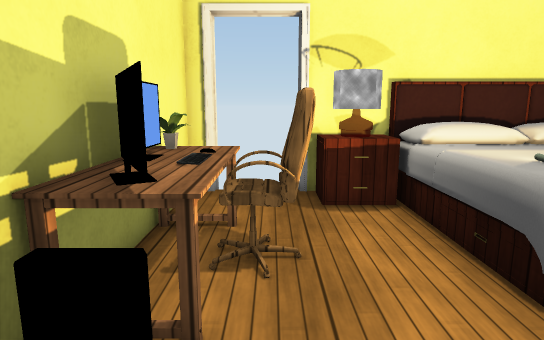
View 1 (above)

12 first-person views from a walk through a Unity game level. The camera is 1.4 m above the floor, tilts 10° down and sees 75° across. The floor is counted in squares, 0.5 m on a side. Each view is taken from the middle of a square. On the plan, view 1 faces up. The plan holds only what a view shows up to about 20 squares ahead; the rest is blank. The player character is not drawn. Door leaves are left out, so doorways stand open. Some surface patterns are stand-ins.

View 2
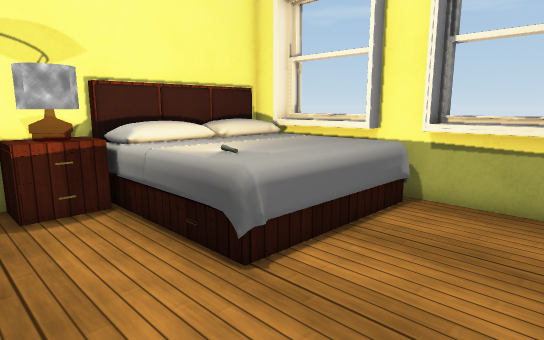

View 3
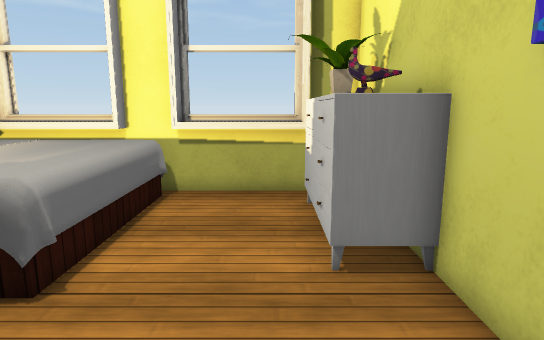

View 4
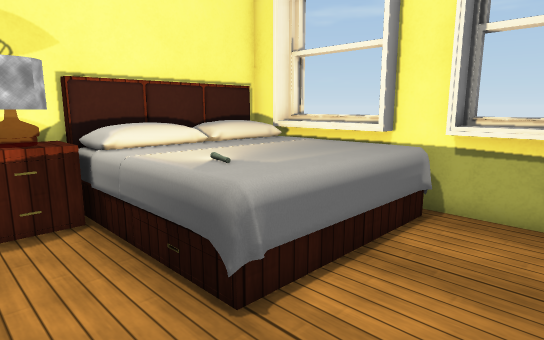

View 5
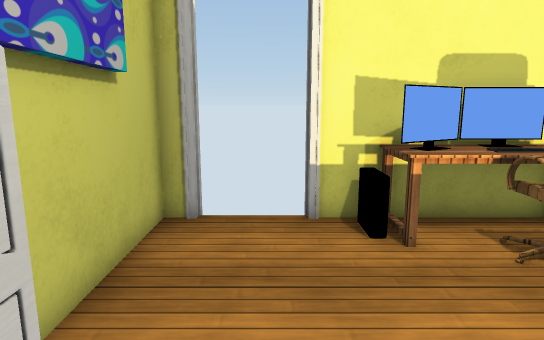

View 6
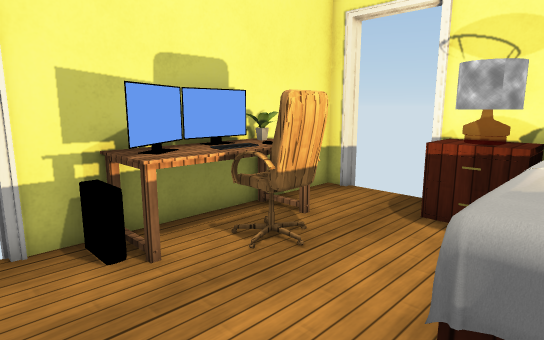

View 7
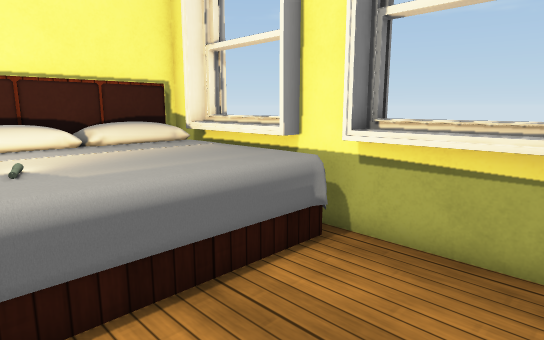

View 8
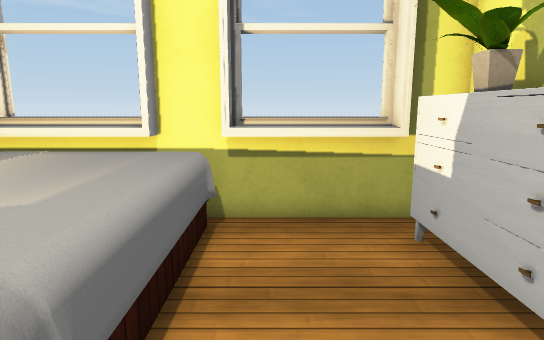

View 9
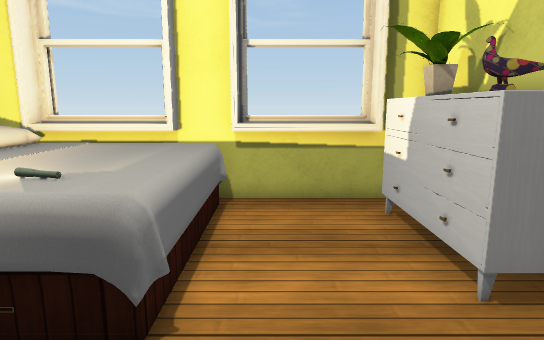

View 10
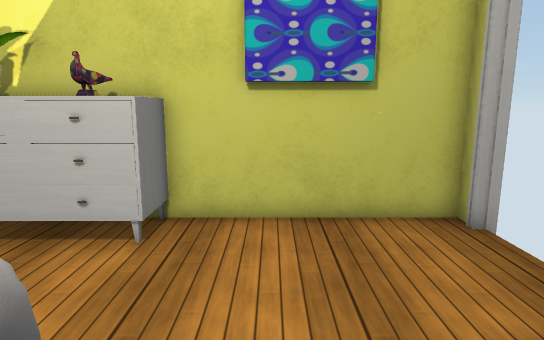

View 11
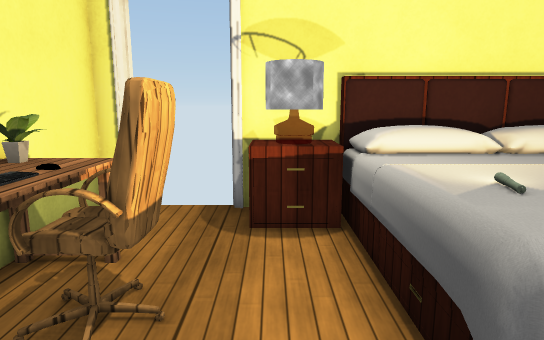

View 12
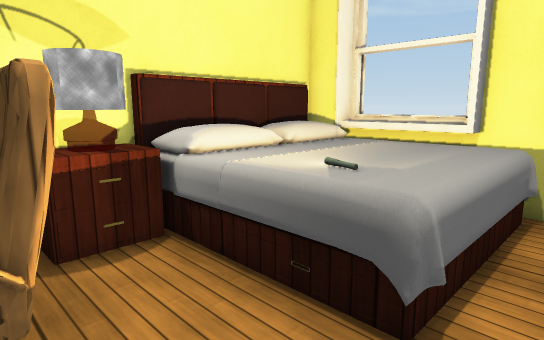

### Floor plan
Points are (right, up) in squares from view 1. A wall is a line through its corners. A room is listed if a view was taken in it or the views show most of it. See-through windows are left out.
Room 1 (views 1, 2, 3, 4, 5, 6, 7, 8, 9, 10, 11, 12)
walls: (4, 11.8) (1, 11.8) (0.8, 12); (-2.6, 2.2) (-2.9, 1.9); (10.3, -0.2) (10.3, 4.3); (-2.8, -0.9) (-2.8, -1.8) (10.8, -1.8) (10.8, 11.8); (-2.9, -0.9) (-2.6, -1.2); (-1.9, 11.9) (-2, 11.8) (-2.8, 11.8) (-2.8, 1.9)
ways out: open door at (-3, 0.5); open door at (-0.5, 12)
objects: other object (-2, 3) to (-1, 3); monitor (-2, 4) to (-1, 5); monitor (-2, 6) to (-2, 7); plant (-2, 8); desk (-1, 5); keyboard (-1, 6) to (-1, 7); desk (-1, 8); chair (0, 6) to (1, 7); table (1, 10) to (4, 11); bed (4, 4) to (10, 11); dresser (5, -1) to (9, 0)

Positions as (right, up) in squares from view 1, and headings:
1: (0, 0), facing up
2: (0, 0), facing up-right
3: (-1, 1), facing right
4: (1, 1), facing up-right
5: (6, 1), facing left
6: (5, 1), facing up-left
7: (4, 0), facing up-right
8: (2, 3), facing right
9: (0, 3), facing right
10: (2, 7), facing down
11: (2, 2), facing up
12: (0, 3), facing up-right
